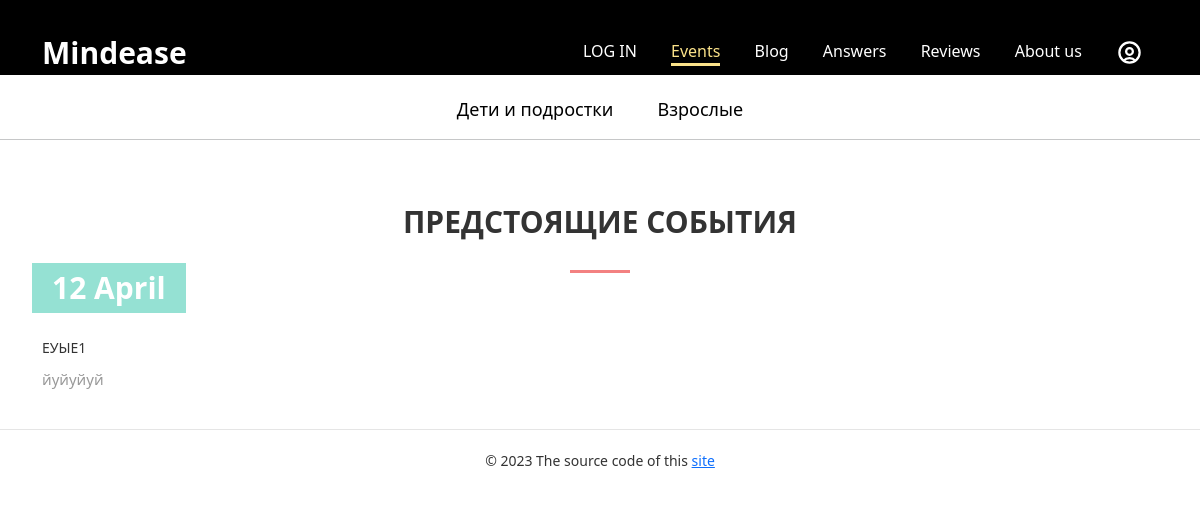
Page /events/ on the earlier database version.
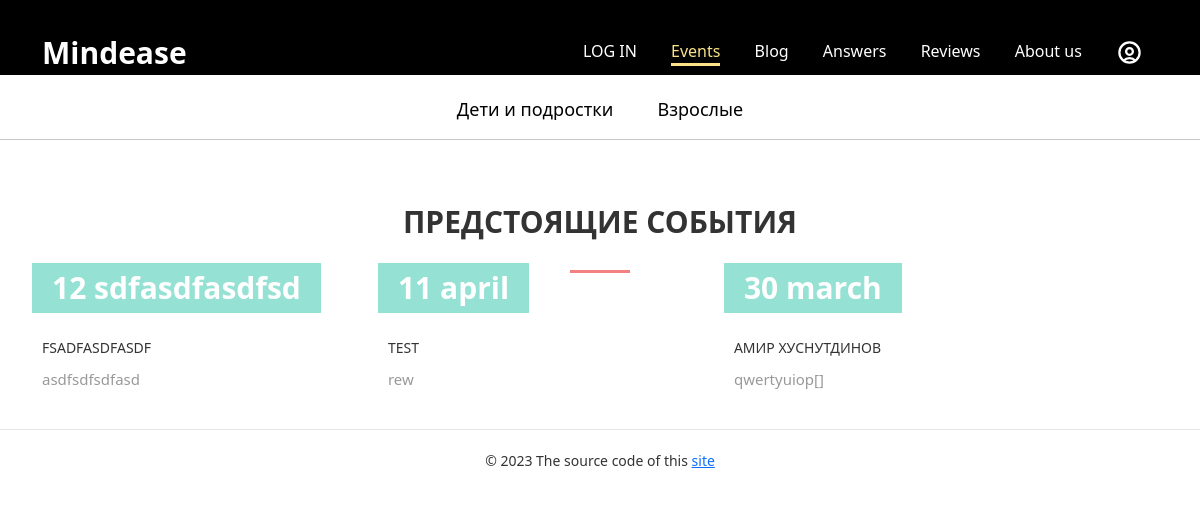
Same page on the later database version.
### Events/data/all_events.py (models this page shows)
class All_events(SqlAlchemyBase):
    __tablename__ = 'all'
    id = sqlalchemy.Column(sqlalchemy.Integer,
                           primary_key=True,
                           autoincrement=True)
    photo_name = sqlalchemy.Column(sqlalchemy.String, nullable=False)
    name = sqlalchemy.Column(sqlalchemy.String, nullable=False)
    signature = sqlalchemy.Column(sqlalchemy.String, nullable=False)
    link = sqlalchemy.Column(sqlalchemy.String, nullable=False)
    created_date = sqlalchemy.Column(sqlalchemy.String, nullable=False)

### server.py (the view)
@app.route('/events/')
def open_events():
    db_session_event.global_init("Events/db/activities.db")
    db_sess_all = db_session_event.create_session()
    all_events = db_sess_all.query(All_events)
    event_info = []
    page = request.args.get('page')
    file = None
    if page and page != '':
        file = 'event_example.html'
    for item in all_events:
        event_info.append([item.id,
                           item.photo_name,
                           item.name,
                           item.signature,
                           item.link,
                           item.created_date])
    return Events.events(event_info, file)

### Events/data/db_session_event.py (called while the page is built, shortened)
def global_init(db_file):
    global __factory
    if __factory:
        return

def create_session() -> Session:
    global __factory
    return __factory()

### Events/events.py (called while the page is built)
    @staticmethod
    def three_posts_funk(events_lst):
        count_of_columns = math.ceil(len(events_lst) / 3)
        count_of_posts = len(events_lst)
        three_posts = []
        start = 0
        end = 3
        blog_inform = events_lst[::-1]
        for i in range(count_of_columns):
            three_posts.append(blog_inform[start:end])
            if start + 3 <= count_of_posts:
                start += 3
            if end + 3 <= count_of_posts:
                end += 3
            elif end + 2 <= count_of_posts:
                end += 2
            elif end + 1 <= count_of_posts:
                end += 1
        return three_posts

    @staticmethod
    def events(events_lst, file):
        three_posts = Events.three_posts_funk(events_lst)
        event1 = event + '/?teen=1'
        event2 = event + '/?adult=1'
        if not file:
            return render_template('events.html', **params, ev_is_active='active',
                                   event1=event1,
                                   event2=event2,
                                   posts=three_posts, title='Events')
        else:
            return render_template(file, **params, ev_is_active='active', title='Events')

### templates/events.html (shortened to what this page needs)
{% extends "base.html" %}
{% block content %}
<br>
<br>
<br>
<br>
<div class="text-center">
    <nav class="nav2" id="nav2">
                <a class="nav__link2" href="{{event1}}">Дети и подростки</a>
                <a class="nav__link2" href="{{event2}}">Взрослые</a>
            </nav>
</div>
<hr>
<br>
<br>
    <div class="container">
        <div class="section__header">
            <h2 class="section__title">Предстоящие события</h2>
        </div>
        {% for items in posts %}
        <div class="blog">
            {% for item in items %}
        <div class="blog__item">
                <div class="blog__header">
                    <div class="blog__date">
                        <div class="blog__date-day">{{item[5]}}</div>
                    </div>
                </div>
                <div class="blog__content">
                    <div class="blog__title">
                        <a href="{{item[4]}}">{{item[2]}}</a>
                    </div>
                    <div class="blog__text">{{item[3]}}</div>
                </div>
            </div>
    {% endfor %}
            </div>
    {% endfor %}
    </div>
<br>
<footer><div class="copyright">
                © 2023 The source code of this <a href="https://github.com/AmirHusnutdinov/Peak-of-Reason">site</a>
            </div></footer>
<br>
{% endblock %}

### templates/base.html (shortened to what this page needs)
<!DOCTYPE html>
<html lang="ru">
<head>
    <link rel="stylesheet" href="../static/assets/css/style2.css">
    <link rel="stylesheet" href="https://use.fontawesome.com/releases/v5.7.2/css/all.css">
    <link rel="stylesheet" type="text/css" href="https://cdn.jsdelivr.net/npm/slick-carousel@1.8.1/slick/slick.css"/>
    <link href="https://cdn.jsdelivr.net/npm/bootstrap@5.3.0-alpha1/dist/css/bootstrap.min.css" rel="stylesheet">
</head>
<body>
<header class="header{{is_nav}}"  id="header{{is_nav}}">
    <div class="container">
        <div class="header__inner">
            <div>
            <a class="header__logo" href="{{general}}" style="text-decoration: none;">Mindease </a></div>
            <nav class="nav1__nav" id="nav">
                <a class="nav__link {{au_is_active}}" href="{{authorization}}">LOG IN</a>
                <a class="nav__link {{ev_is_active}}" href="{{events}}">Events</a>
                <a class="nav__link {{bl_is_active}}" href="{{blog}}">Blog</a>
                <a class="nav__link {{an_is_active}}" href="{{answers}}">Answers</a>
                <a class="nav__link {{re_is_active}}" href="{{reviews}}">Reviews</a>
                <a class="nav__link {{ab_is_active}}" href="{{about_us}}">About us</a>
                <a class="nav__link {{us_is_active}}" href="{{cabinet}}"><img class="nav__img" src="../static/assets/images/user-ico{{is_cabinet}}.svg" width="27px"></a>
            </nav>
        </div>
    </div>
</header>
{% block content %}{% endblock %}
</body>
</html>

### static/assets/css/style2.css (style rules this page uses)
body { margin: 0; font-family: 'Montserrat', sans-serif; font-size: 15px; line-height: 1.6; color: #333; }
*, *:before, *:after { box-sizing: border-box; }
h1, h2, h3, h4, h5, h6 { margin: 0; }
hr { display: block; width: 100%; height: 1px; margin: 40px 0; border: 0; background-color: #e5e5e5; }
.container { width: 100%; max-width: 1230px; padding: 0 15px; margin: 0 auto; }
.header { width: 100%; padding-top: 30px; background-color: #000000; position: absolute; top: 0; left: 0; right: 0; z-index: 1000; }
.header__inner { display: flex; justify-content: space-between; align-items: center; }
.header__logo { font-size: 30px; font-weight: 700; color: #fff; }
.nav__link { display: inline-block; vertical-align: top; margin: 0 15px; position: relative; color: #fff; text-decoration: none; transition: color .1s linear; }
.nav__link2 { display: inline-block; vertical-align: top; margin: 0 20px; position: relative; font-size: 18px; color: black; text-decoration: none; transition: color .1s linear; }
.nav__link:after { content: ""; display: block; width: 100%; height: 3px; background-color: #fce38a; opacity: 0; position: absolute; top: 100%; left: 0; z-index: 1; transition: opacity .1s linear; }
.nav__link2:after { content: ""; display: block; width: 100%; height: 3px; background-color: #95e1d3; opacity: 0; position: absolute; top: 100%; left: 0; z-index: 1; transition: opacity .1s linear; }
.nav__link:hover:after, .nav__link.active:after { opacity: 1; }
.nav__link.active { color: #fce38a; }
.section__header { width: 100%; max-width: 950px; margin: 0 auto 50px; text-align: center; }
.section__title { font-size: 30px; font-weight: 700; color: #333; text-transform: uppercase; }
.section__title:after { content: ""; display: block; width: 60px; height: 3px; margin: 30px auto; background-color: #f38181; }
.blog { display: flex; justify-content: left; }
.blog__item { width: 31%; padding-right:20px; }
.blog__header { position: relative; margin-bottom: 14px; }
.blog__date { padding: 10px 20px; background-color: #95e1d3; font-style: italic; font-size: 15px; color: #fff; font-weight: 300; text-align: center; position: absolute; bottom: 10px; left: -10px; z-index: 1; }
.blog__date-day { font-size: 30px; line-height: 1; font-weight: 700; font-style: normal; }
.blog__content { margin-bottom: 14px; }
.blog__title { margin-bottom: 10px; font-size: 14px; color: #333; text-transform: uppercase; }
.blog__title a { color: inherit; text-decoration: none; }
.blog__text { font-size: 15px; color: #999; }
.copyright { padding: 20px 0; border-top: 1px solid #e5e5e5; font-size: 14px; color: #333; text-align: center; }
body { background: #edf2f7; }

Differences in the rows shown:
added All_events: created_date "12 sdfasdfasdfsd", name "FSADFASDFASDF", signature "asdfsdfsdfasd"
added All_events: created_date "11 april", name "TEST", signature "rew"
changed All_events: created_date "12 April" → "30 march"; name "ЕУЫЕ1" → "АМИР ХУСНУТДИНОВ"; signature "йуйуйуй" → "qwertyuiop[]"
